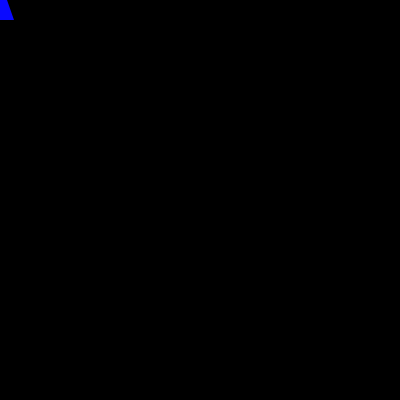
Frame 1 (no input)
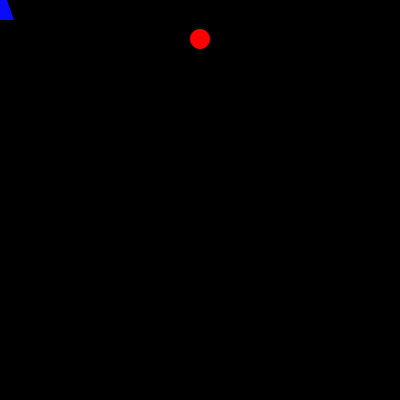
Frame 60 (the mouse pressed at the canvas centre just before this capture)
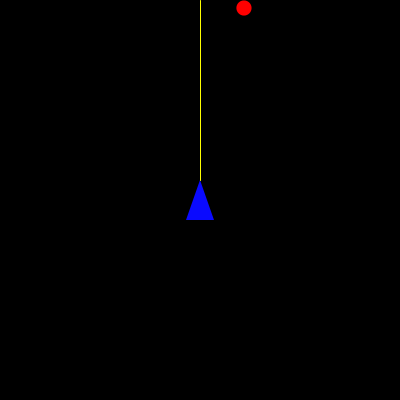
Frame 120 (the mouse held since frame 60 and released just before this capture)

The Processing sketch that drew these frames (run headless with seeded random() and noise(); from frame 60 on, the mouse is pressed at the canvas centre):

// Processing sketch: sketch_140509l
// ── sketch_140509l.pde
float x;
float y;
float r;
int c;

void setup(){
  size(400,400);
  y = -20;
  x = 200;
  r = 20;
  c = 0;
}

void draw(){
  background(0);
  noStroke();
  fill(10,10,255);
  triangle( mouseX,mouseY-20,mouseX-14,mouseY+20,mouseX+14,mouseY+20);
  fill(255,0,0);
  ellipse(x,y,r,r);
  y++;
  if(mousePressed){
    stroke(255,255,0);
    line(mouseX,mouseY-20,mouseX,0);
    if(mouseX <= x + r/2 && mouseX >= x - r/2){
      y = -50;
      x = random(50,width-50);
      r = random(10,30);
      c++;
    }
  }
  println(c);
}
